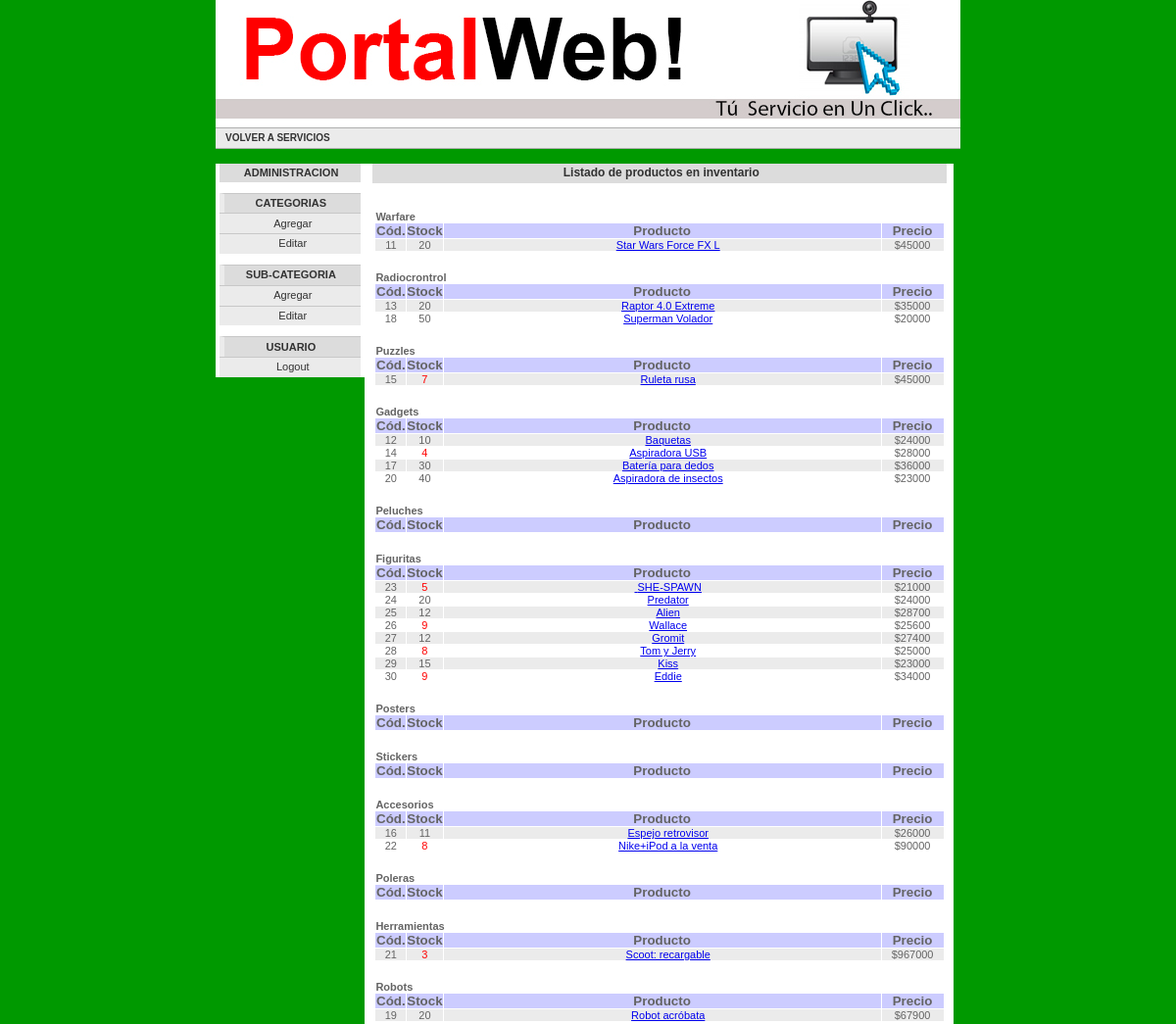
Page /admin/inventario.php (signed in) on the committed database.
### tables this page shows
CREATE TABLE `categoriaproductos` (
  `CategoriaID` tinyint(4) NOT NULL auto_increment,
  `CategoriaNombre` varchar(20) NOT NULL,
  PRIMARY KEY  (`CategoriaID`)
);

CREATE TABLE `productos` (
  `ProductoID` tinyint(12) NOT NULL auto_increment,
  `ProductoNombre` text NOT NULL,
  `Detalles` text NOT NULL,
  `Precio` int(80) NOT NULL,
  `Stock` varchar(12) NOT NULL,
  `imagen` text,
  `CategoriaID` tinyint(4) NOT NULL,
  PRIMARY KEY  (`ProductoID`),
  KEY `CategoriaID` (`CategoriaID`)
);

### admin/inventario.php (the view, shortened to what this page needs)
<?php
include ("index.php");
?>
<div id="medio-column">
    <div class="medio-column-caja-blanco">
	<div class="medio-column-caja-titulo-gris">Listado de productos en inventario</div>
   		<table  border="0" cellpadding="2" cellspacing="0">
				<tr>
					<td>
<?php
$con=conectarse();
$sqlcategorias = "Select * From CategoriaProductos";
$catego=mysql_query($sqlcategorias,$con);
if ($filacate=mysql_fetch_array($catego))
{
    do
	{
?>
					<table  border="0" cellspacing="1" cellpadding="0">
								<tr>
									<td colspan="3" width="1000">&nbsp;</td>
								</tr>
								<tr class="estilocelda6">
									<td colspan="3" width="100%" class="estilocelda4"><strong><?php echo $filacate[CategoriaNombre];?></font></strong></td><td align="center" colspan="4" width="100%" class=""><strong></strong></td>
								</tr>
								<tr class="estilocelda2">
									<td width="60" align="center">Cód.</td><td width="50" align="center">Stock</td><td width="1000" align="center">Producto</td><td align="center">&nbsp;&nbsp;&nbsp;Precio&nbsp;&nbsp;&nbsp;</td>
								</tr>
<?php
					$productos = "Select * From Productos Where CategoriaID='".$filacate[CategoriaID]."'";
					$produc=mysql_query($productos,$con);
					if ($filapro=mysql_fetch_array($produc))
					{
						$a=0;
					    do
						{
									if ($a==1)
									{
										$color="estilocelda5";
										$a=0;
									}
									else
									{
										$color="estilocelda";
										$a=1;
									}
									if ($filapro[Stock]<10)
										$col="#FF0000";
									else
										$col="";
?>
									<tr class='<?php echo $color;?>'>
										<td width="60" align="center"><?php echo $filapro[ProductoID];?></td>
										<td width="50" align="center"><font color="<?php echo $col;?>"><?php echo $filapro[Stock];?></font></td>
										<td width="1000">&nbsp&nbsp;&nbsp;&nbsp;<a href="frmproducto.php?ac=actualiza&id=<?php echo $filapro[ProductoID]?>"><?php echo $filapro[ProductoNombre]?></a></td>
										<td align="center">&nbsp;&nbsp;&nbsp;$<?php echo $filapro[Precio];?>&nbsp;&nbsp;&nbsp;</td>
									</tr>
<?php
						}
						while($filapro=mysql_fetch_array($produc));
					}
?>
					</table>
<?php
	}
	while($filacate=mysql_fetch_array($catego));
}
?>
				</td>
				</tr>
			</table>
</div>
</div>

### css/estilo.css (style rules this page uses)
body { font-size: 62.5%; margin: 0em auto; padding: 0em; background: url(../imagenes/sitio/fondo.gif) top center repeat-y; font-family: Verdana,Tahoma, Arial,sans-serif; }
#medio-column { float: left; width: 77%; padding: 0em 0.6em 0em 0.7em; background-color: rgb(255,255,255); color: rgb(100,100,100); line-height: 1.3em; font-size: 1.2em; }
.medio-column-caja-titulo-gris { clear: both; display: block; margin: 0em 0em 0.5em 0em; padding: 0.2em 0em 0.2em 0.3em; background-color: rgb(220,220,220); font-weight: bold; color: rgb(50,50,50); }
td { font-family:verdana,arial; font-size:1.0em; text-align:center; }
.estilocelda { background-color: rgb(235,235,235); color:rgb(100,100,100); font-size: 11px; text-align:center; float: center; }
.estilocelda2 { background-color: #CCCCFF; color:rgb(100,100,100); font-weight:bold; font-size:10pt; text-align:center; }
.estilocelda4 { color:rgb(100,100,100); font-size: 11px; text-align:left; float: center; }
.estilocelda5 { color:rgb(100,100,100); font-size: 11px; text-align:center; float: center; }
.estilocelda6 { color:rgb(100,100,100); font-size: 12px; text-align:left; float: center; padding: 0em 0em 0em 1.5em; font-weight:bold; }

### rows in the picture
categoriaproductos: CategoriaNombre "Warfare"
productos: ProductoID "11", Stock "20", ProductoNombre "Star Wars Force FX L", Precio "45000"
categoriaproductos: CategoriaNombre "Radiocrontrol"
productos: ProductoID "13", Stock "20", ProductoNombre "Raptor 4.0 Extreme", Precio "35000"
productos: ProductoID "18", Stock "50", ProductoNombre "Superman Volador", Precio "20000"
categoriaproductos: CategoriaNombre "Puzzles"
productos: ProductoID "15", Stock "7", ProductoNombre "Ruleta rusa", Precio "45000"
categoriaproductos: CategoriaNombre "Gadgets"
productos: ProductoID "12", Stock "10", ProductoNombre "Baquetas", Precio "24000"
productos: ProductoID "14", Stock "4", ProductoNombre "Aspiradora USB", Precio "28000"
productos: ProductoID "17", Stock "30", ProductoNombre "Batería para dedos", Precio "36000"
productos: ProductoID "20", Stock "40", ProductoNombre "Aspiradora de insectos", Precio "23000"
categoriaproductos: CategoriaNombre "Peluches"
categoriaproductos: CategoriaNombre "Figuritas"
productos: ProductoID "23", Stock "5", ProductoNombre "SHE-SPAWN", Precio "21000"
productos: ProductoID "24", Stock "20", ProductoNombre "Predator", Precio "24000"
productos: ProductoID "25", Stock "12", ProductoNombre "Alien", Precio "28700"
productos: ProductoID "26", Stock "9", ProductoNombre "Wallace", Precio "25600"
productos: ProductoID "27", Stock "12", ProductoNombre "Gromit", Precio "27400"
productos: ProductoID "28", Stock "8", ProductoNombre "Tom y Jerry", Precio "25000"
productos: ProductoID "29", Stock "15", ProductoNombre "Kiss", Precio "23000"
productos: ProductoID "30", Stock "9", ProductoNombre "Eddie", Precio "34000"
categoriaproductos: CategoriaNombre "Posters"
categoriaproductos: CategoriaNombre "Stickers"
categoriaproductos: CategoriaNombre "Accesorios"
productos: ProductoID "16", Stock "11", ProductoNombre "Espejo retrovisor", Precio "26000"
productos: ProductoID "22", Stock "8", ProductoNombre "Nike+iPod a la venta", Precio "90000"
categoriaproductos: CategoriaNombre "Poleras"
categoriaproductos: CategoriaNombre "Herramientas"
productos: ProductoID "21", Stock "3", ProductoNombre "Scoot: recargable", Precio "967000"
categoriaproductos: CategoriaNombre "Robots"
productos: ProductoID "19", Stock "20", ProductoNombre "Robot acróbata", Precio "67900"
